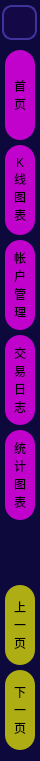
     <widget class="QFrame" name="frame_38">
      <property name="minimumSize">
       <size>
        <width>40</width>
        <height>0</height>
       </size>
      </property>
      <property name="maximumSize">
       <size>
        <width>40</width>
        <height>16777215</height>
       </size>
      </property>
      <property name="styleSheet">
       <string notr="true">QFrame {
	background-color: rgb(13, 9, 60);
	border:none;
	border-radius: 15px;
}</string>
      </property>
      <property name="frameShape">
       <enum>QFrame::StyledPanel</enum>
      </property>
      <property name="frameShadow">
       <enum>QFrame::Raised</enum>
      </property>
      <layout class="QVBoxLayout" name="verticalLayout_40">
       <property name="spacing">
        <number>5</number>
       </property>
       <property name="leftMargin">
        <number>0</number>
       </property>
       <property name="topMargin">
        <number>5</number>
       </property>
       <property name="rightMargin">
        <number>0</number>
       </property>
       <item alignment="Qt::AlignHCenter">
        <widget class="QPushButton" name="Btn_switch_left_panel">
         <property name="minimumSize">
          <size>
           <width>35</width>
           <height>35</height>
          </size>
         </property>
         <property name="maximumSize">
          <size>
           <width>35</width>
           <height>35</height>
          </size>
         </property>
         <property name="styleSheet">
          <string notr="true">QPushButton {
	color: rgb(255, 0, 255);
	border: 2px solid rgb(65, 51, 156);
	border-radius: 10px;
	background-color: rgb(20, 9, 70);
	text-align: center;
}

QPushButton:hover {
	background-color: rgb(30, 18, 100);
	border: 2px solid rgb(255, 85, 0);
}

QPushButton:pressed {
	background-color: rgb(21, 21, 21)
}</string>
         </property>
         <property name="text">
          <string/>
         </property>
         <property name="icon">
          <iconset resource="resource.qrc">
           <normaloff>:/图标/icons/菜单.svg</normaloff>:/图标/icons/菜单.svg</iconset>
         </property>
         <property name="iconSize">
          <size>
           <width>30</width>
           <height>30</height>
          </size>
         </property>
        </widget>
       </item>
       <item>
        <spacer name="verticalSpacer_5">
         <property name="orientation">
          <enum>Qt::Vertical</enum>
         </property>
         <property name="sizeType">
          <enum>QSizePolicy::Fixed</enum>
         </property>
         <property name="sizeHint" stdset="0">
          <size>
           <width>20</width>
           <height>5</height>
          </size>
         </property>
        </spacer>
       </item>
       <item alignment="Qt::AlignHCenter">
        <widget class="QPushButton" name="Btn_homepage">
         <property name="minimumSize">
          <size>
           <width>30</width>
           <height>90</height>
          </size>
         </property>
         <property name="maximumSize">
          <size>
           <width>30</width>
           <height>120</height>
          </size>
         </property>
         <property name="styleSheet">
          <string notr="true">QPushButton{	
	background-color: rgba(255, 0, 255,190);
	font: 700 14pt &quot;等线&quot;;
	border-radius: 15px;
	border-color: none;
	}
QPushButton:hover{
	background-color: rgba(255, 0, 255,250);
	border: 2px solid rgb(255, 85, 0);
}
QPushButton:pressed{
	color: green;
	border-color: rgb(255, 0, 0);	
	background-color: rgba(255, 0, 255,255);
}
</string>
         </property>
         <property name="text">
          <string>首
页</string>
         </property>
        </widget>
       </item>
       <item alignment="Qt::AlignHCenter">
        <widget class="QPushButton" name="Btn_KliensChart">
         <property name="minimumSize">
          <size>
           <width>30</width>
           <height>90</height>
          </size>
         </property>
         <property name="maximumSize">
          <size>
           <width>30</width>
           <height>120</height>
          </size>
         </property>
         <property name="styleSheet">
          <string notr="true">QPushButton{	
	background-color: rgba(255, 0, 255,190);
	font: 700 14pt &quot;等线&quot;;
	border-radius: 15px;
	border-color: none;
	}
QPushButton:hover{
	background-color: rgba(255, 0, 255,250);
	border: 2px solid rgb(255, 85, 0);
}
QPushButton:pressed{
	color: green;
	border-color: rgb(255, 0, 0);	
	background-color: rgba(255, 0, 255,255);
}
</string>
         </property>
         <property name="text">
          <string>K
线
图
表</string>
         </property>
        </widget>
       </item>
       <item alignment="Qt::AlignHCenter">
        <widget class="QPushButton" name="Btn_account_manage">
         <property name="minimumSize">
          <size>
           <width>30</width>
           <height>90</height>
          </size>
         </property>
         <property name="maximumSize">
          <size>
           <width>30</width>
           <height>120</height>
          </size>
         </property>
         <property name="styleSheet">
          <string notr="true">QPushButton{	
	background-color: rgba(255, 0, 255,190);
	font: 700 14pt &quot;等线&quot;;
	border-radius: 15px;
	border-color: none;
	}
QPushButton:hover{
	background-color: rgba(255, 0, 255,250);
	border: 2px solid rgb(255, 85, 0);
}
QPushButton:pressed{
	color: green;
	border-color: rgb(255, 0, 0);	
	background-color: rgba(255, 0, 255,255);
}
</string>
         </property>
         <property name="text">
          <string>帐
户
管
理</string>
         </property>
        </widget>
       </item>
       <item alignment="Qt::AlignHCenter">
        <widget class="QPushButton" name="Btn_trading_log">
         <property name="minimumSize">
          <size>
           <width>30</width>
           <height>90</height>
          </size>
         </property>
         <property name="maximumSize">
          <size>
           <width>30</width>
           <height>120</height>
          </size>
         </property>
         <property name="styleSheet">
          <string notr="true">QPushButton{	
	background-color: rgba(255, 0, 255,190);
	font: 700 14pt &quot;等线&quot;;
	border-radius: 15px;
	border-color: none;
	}
QPushButton:hover{
	background-color: rgba(255, 0, 255,250);
	border: 2px solid rgb(255, 85, 0);
}
QPushButton:pressed{
	color: green;
	border-color: rgb(255, 0, 0);	
	background-color: rgba(255, 0, 255,255);
}
</string>
         </property>
         <property name="text">
          <string>交
易
日
志</string>
         </property>
        </widget>
       </item>
       <item alignment="Qt::AlignHCenter">
        <widget class="QPushButton" name="Btn_chart_details">
         <property name="minimumSize">
          <size>
           <width>30</width>
           <height>90</height>
          </size>
         </property>
         <property name="maximumSize">
          <size>
           <width>30</width>
           <height>120</height>
          </size>
         </property>
         <property name="styleSheet">
          <string notr="true">QPushButton{	
	background-color: rgba(255, 0, 255,190);
	font: 700 14pt &quot;等线&quot;;
	border-radius: 15px;
	border-color: none;
	}
QPushButton:hover{
	background-color: rgba(255, 0, 255,250);
	border: 2px solid rgb(255, 85, 0);
}
QPushButton:pressed{
	color: green;
	border-color: rgb(255, 0, 0);	
	background-color: rgba(255, 0, 255,255);
}
</string>
         </property>
         <property name="text">
          <string>统
计
图
表</string>
         </property>
        </widget>
       </item>
       <item>
        <spacer name="verticalSpacer_2">
         <property name="orientation">
          <enum>Qt::Vertical</enum>
         </property>
         <property name="sizeType">
          <enum>QSizePolicy::Fixed</enum>
         </property>
         <property name="sizeHint" stdset="0">
          <size>
           <width>20</width>
           <height>60</height>
          </size>
         </property>
        </spacer>
       </item>
       <item alignment="Qt::AlignHCenter">
        <widget class="QPushButton" name="Btn_previous_page">
         <property name="minimumSize">
          <size>
           <width>30</width>
           <height>80</height>
          </size>
         </property>
         <property name="maximumSize">
          <size>
           <width>30</width>
           <height>16777215</height>
          </size>
         </property>
         <property name="styleSheet">
          <string notr="true">QPushButton{	
	background-color: rgba(255, 255, 0,170);
	font: 700 14pt &quot;等线&quot;;
	border-radius: 15px;
	border-color: none;
	}
QPushButton:hover{
	background-color: rgba(255, 255, 0,250);
	border: 2px solid rgb(255, 85, 0);
}
QPushButton:pressed{
	color: green;
	border-color: rgb(255, 0, 0);	
	background-color: rgba(255, 255, 0,255);
}
</string>
         </property>
         <property name="text">
          <string>上
一
页</string>
         </property>
        </widget>
       </item>
       <item alignment="Qt::AlignHCenter">
        <widget class="QPushButton" name="Btn_next_page">
         <property name="minimumSize">
          <size>
           <width>30</width>
           <height>80</height>
          </size>
         </property>
         <property name="maximumSize">
          <size>
           <width>30</width>
           <height>16777215</height>
          </size>
         </property>
         <property name="styleSheet">
          <string notr="true">QPushButton{	
	background-color: rgba(255, 255, 0,170);
	font: 700 14pt &quot;等线&quot;;
	border-radius: 15px;
	border-color: none;
	}
QPushButton:hover{
	background-color: rgba(255, 255, 0,250);
	border: 2px solid rgb(255, 85, 0);
}
QPushButton:pressed{
	color: green;
	border-color: rgb(255, 0, 0);	
	background-color: rgba(255, 255, 0,255);
}
</string>
         </property>
         <property name="text">
          <string>下
一
页</string>
         </property>
        </widget>
       </item>
      </layout>
     </widget>
